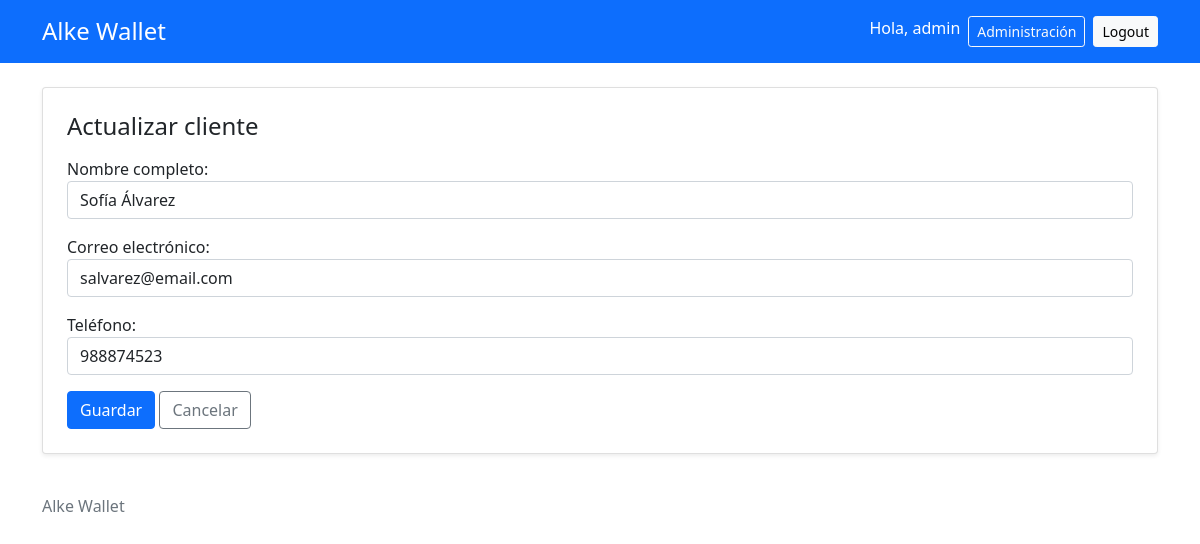
The app's page /clientes/20/editar/ (signed in) with its own data.
### gestion/models.py (models this page shows, shortened)
class Cliente(models.Model):
    nombre = models.CharField(max_length=100)
    email = models.EmailField(unique=True)
    telefono = models.CharField(max_length=20, blank=True)
    fecha_registro = models.DateTimeField(auto_now_add=True)
    class Meta:
        ordering = ["nombre"]
        verbose_name = "Cliente"
        verbose_name_plural = "Clientes"

### gestion/views.py (the view, shortened to what this page needs)
# urls.py: path("clientes/<int:pk>/editar/", ClienteUpdateView.as_view(), name="editar_cliente"),
class ClienteUpdateView(AccesoPersonalMixin, UpdateView):
    model = Cliente
    form_class = ClienteForm
    template_name = "gestion/form_cliente.html"
    success_url = reverse_lazy("lista_clientes")
    extra_context = {
        "titulo": "Actualizar cliente",
    }

### gestion/forms.py
class ClienteForm(forms.ModelForm):
    class Meta:
        model = Cliente
        fields = [
            "nombre",
            "email",
            "telefono",
        ]
        labels = {
            "nombre": "Nombre completo",
            "email": "Correo electrónico",
            "telefono": "Teléfono"
        }
        widgets = {
            "nombre": forms.TextInput(attrs={"class": "form-control"}),
            "email": forms.EmailInput(attrs={"class": "form-control"}),
            "telefono": forms.TextInput(attrs={"class": "form-control"}),
        }

### gestion/views.py (called while the page is built)
    def test_func(self):
        return self.request.user.is_staff

### gestion/templates/gestion/form_cliente.html (shortened to what this page needs)
{% extends "base.html" %}
{% block content %}
<div class="row justify-content-center">
    <div class="col-bd-8">
        <div class="card shadow-sm">
            <div class="card-body p-4">
                <h1 class="h4 mb-3">{{ titulo }}</h1>
                <form method="post">
                    {{form.as_p}}
                    <button class="btn btn-primary">Guardar</button>
                    <a href="{% url 'lista_clientes' %}" class="btn btn-outline-secondary">Cancelar</a>
                </form>
            </div>
        </div>
    </div>
</div>
{% endblock %}

### gestion/templates/base.html (shortened to what this page needs)
{% load static %}
<!DOCTYPE html>
<html lang="es">
    <head>
        <link href="https://cdn.jsdelivr.net/npm/bootstrap@5.0.2/dist/css/bootstrap.min.css" rel="stylesheet">
    </head>
    <body>
        <header class="bg-primary text-white py-3">
            <div class="container">
                <div class="d-flex flex-wrap gap-3 justify-content-between align-items-center">
                    <a href="{% url 'lista_clientes' %}" class="h4 text-white text-decoration-none mb-0">Alke Wallet</a>
                    {% if user.is_authenticated %}
                        <div class="d-flex flex-wrap gap-2">
                            <span>Hola, {{ user.username }}</span>
                            {% if user.is_staff %}
                                <a href="{% url 'admin:index' %}" class="btn btn-outline-light btn-sm">Administración</a>
                            {% endif %}
                            <form method="post" action="{% url 'logout' %}">
                                <button type="submit" class="btn btn-light btn-sm">Logout</button>
                            </form>
                        </div>
                    {% endif %}
                </div>
            </div>
        </header>
        <main class="container py-4">
            {% block content %}
            {% endblock %}
        </main>
        <footer class="container boder-top py-3 text-muted">
            Alke Wallet
        </footer>
    </body>
</html>

### records on screen
Cliente: nombre "Sofía Álvarez", email "salvarez@email.com", telefono "988874523"

### other values on screen
{{ user.username }} "admin"
{{ titulo }} "Actualizar cliente"
